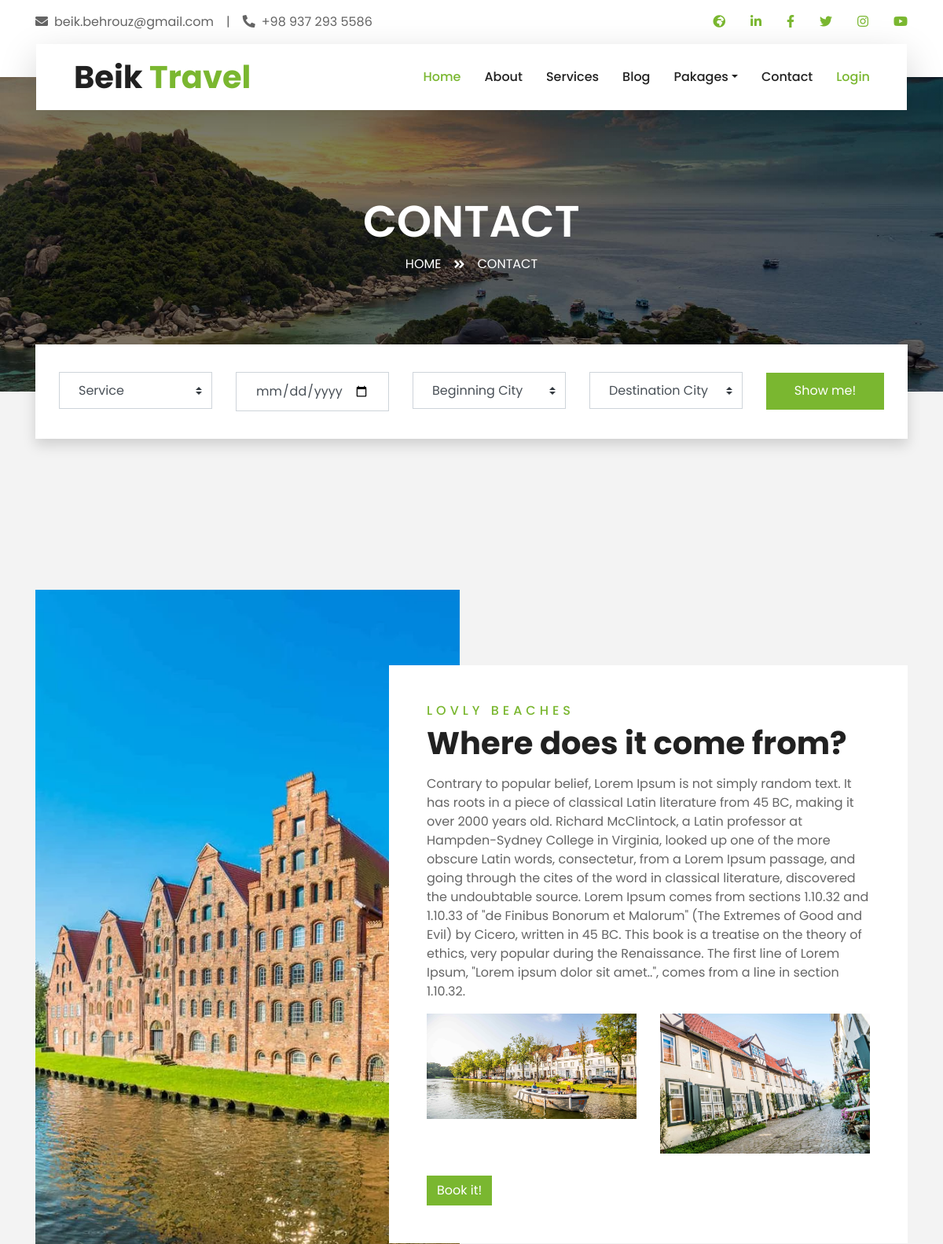
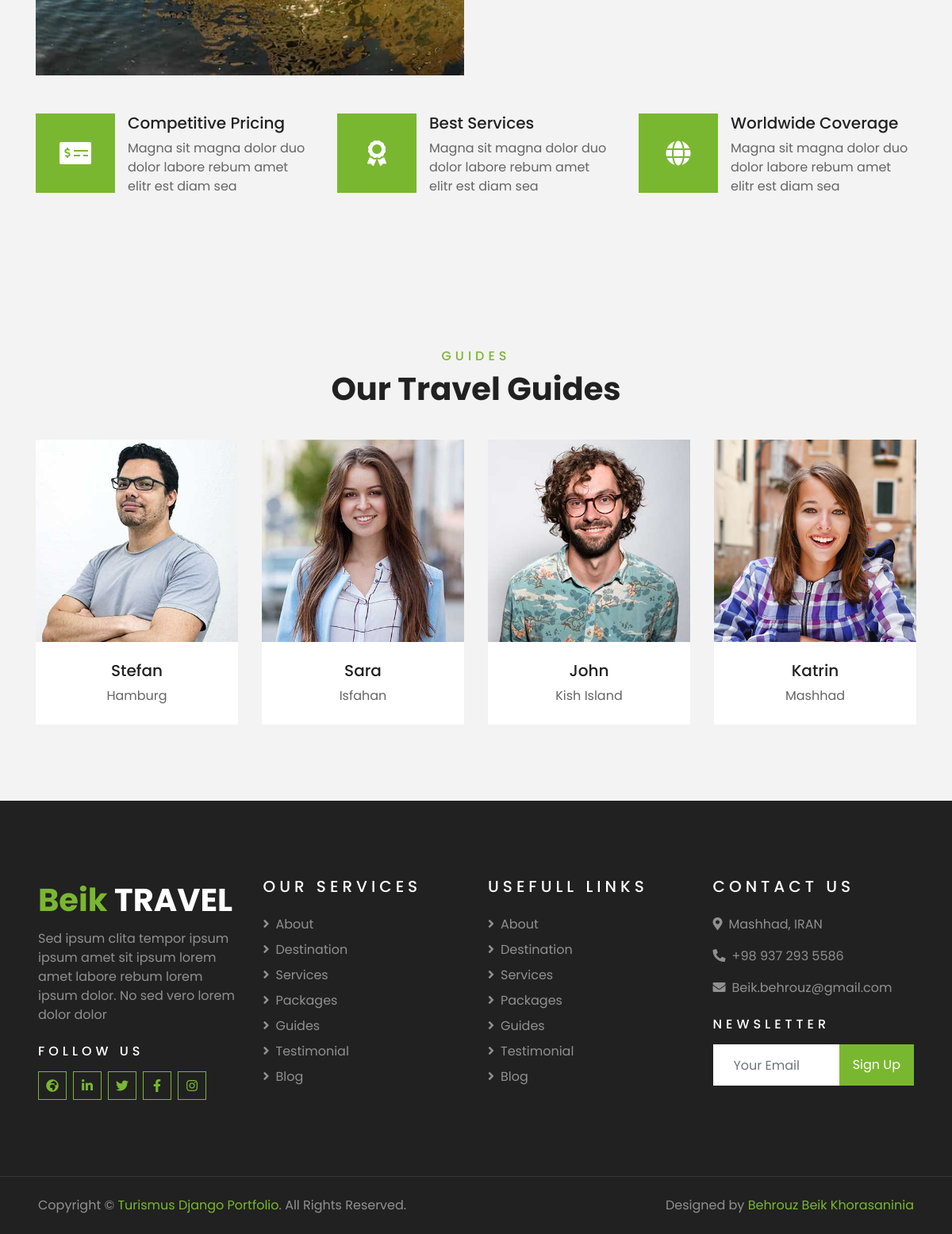
Page /Contact/ on the committed database (2 pictures, top to bottom).
### Blog/models.py (models this page shows, shortened)
class ArticleImg(models.Model):
    title = models.CharField(max_length=15, default="0")
    image = models.ImageField(upload_to='Frame')
    article = models.ForeignKey(Article, on_delete=models.CASCADE)
    imgOrder = models.PositiveIntegerField()

class Article(models.Model):
    STATUS_CHOISES =(
        ('pub' , 'Published'),
        ('drf', 'Draft'),
    )
    PRODUCT_STARS = [
        ('1' , 'Very Bad'),
        ('2', 'Bad'),
        ('3', 'Normal'),
        ('4', 'Good'),
        ('5', 'Perfect'),
    ]
    title = models.CharField(max_length=50)
    frame = models.ForeignKey(Frame, on_delete=models.CASCADE)
    create = models.DateTimeField(auto_now_add=True)
    update = models.DateTimeField(auto_now=True)
    author = models.ForeignKey( CustomUser, on_delete=models.CASCADE )
    status = models.CharField(choices=STATUS_CHOISES,max_length=3,default='drf')

class ArticlePart(models.Model):
    partTitle = models.CharField(max_length=50)
    text = models.TextField()
    article = models.ForeignKey(Article, on_delete=models.CASCADE)
    partOrder = models.PositiveIntegerField()

class ArticleLink(models.Model):
    title = models.CharField(max_length=50, default="0")
    link = models.CharField(max_length=150)
    article = models.ForeignKey(Article, on_delete=models.CASCADE)
    linkOrder = models.PositiveIntegerField()

### Account/models.py (models this page shows, shortened)
class CustomUser (AbstractBaseUser, PermissionsMixin):
    USERTYPE=(
        ('Ma','MASTER'),
        ('Tr','TRAVELER'),
        ('Us','USER'),
        ('Bl','BLOGER'),
        ('Gu', 'GUIDE'),
    )
    username = models.CharField ( max_length=100, blank=True,null=True )
    mobile  = models.CharField ( max_length=15, default='0' )
    email = models.EmailField(unique=True)
    usertype = models.CharField ( max_length=2, choices=USERTYPE, default='Us' )
    firstname  = models.CharField ( blank=True,null=True,max_length=50 )
    lastname  = models.CharField ( blank=True,null=True,max_length=50 )
    first_name  = models.CharField ( blank=True,null=True,max_length=50 )
    last_name  = models.CharField ( blank=True,null=True,max_length=50 )
    unicid  = models.CharField ( max_length=10, unique=True )
    birthday  = models.DateTimeField ( blank=True,null=True )
    gender  = models.BooleanField ( blank=True,null=True )
    status = models.BooleanField(default=False)
    image = models.ImageField ( blank=True,null=True,upload_to='Profile' )
    city = models.ForeignKey(to='Home.City', on_delete=models.CASCADE, blank=True,null=True)
    profesional = models.CharField ( max_length=50, blank=True, null=True )
    is_superuser = models.BooleanField(default=False)
    is_staff = models.BooleanField(default=False)
    is_active = models.BooleanField(default=False)
    date_joined = models.DateTimeField(blank=True, null=True)
    USERNAME_FIELD = 'email'
    EMAIL_FIELD = 'email'
    REQUIRED_FIELDS = []
    objects = UserManager()

### Home/models.py (models this page shows, shortened)
class City (models.Model):
    state = models.ForeignKey(State, on_delete=models.CASCADE)
    city = models.CharField(max_length=50, unique=True)
    image = models.ImageField(upload_to='City', blank=True, null=True)
    home_page_display = models.BooleanField(default=False)
    short_description = models.CharField(max_length=25, blank=True, null=True)

### Home/views.py (the view)
# urls.py: path('Contact/', views.contact, name='contact'),
def contact(request):
    selectedArticle = SpecialPosition.objects.get(title='contact')
    homePageArticle = MyArticle(Article.objects.get(id=selectedArticle.article.id))
    Guides = CustomUser.objects.filter(usertype='Gu').order_by('-id')
    context = {
        'myarticle' : homePageArticle,
        'Guides':Guides,
    }
    return (render(request,'Home/contact.html', context))

### Home/templates/Home/contact.html (shortened to what this page needs)
{% extends '_base.html' %}
{% load static %}
{% block static%}
    <link href="{% static 'lib/owlcarousel/assets/owl.carousel.min.css' %}" rel="stylesheet">
    <link href="{% static 'lib/tempusdominus/css/tempusdominus-bootstrap-4.min.css' %}" rel="stylesheet" />
    <link href="{% static 'css/style.css' %}" rel="stylesheet">
{%endblock%}
{% block body %}
    <div class="container-fluid page-header">
        <div class="container">
            <div class="d-flex flex-column align-items-center justify-content-center" style="min-height: 400px">
                <h3 class="display-4 text-white text-uppercase">contact</h3>
                <div class="d-inline-flex text-white">
                    <p class="m-0 text-uppercase"><a class="text-white" href="{% url 'Home:index' %}">Home</a></p>
                    <i class="fa fa-angle-double-right pt-1 px-3"></i>
                    <p class="m-0 text-uppercase">contact</p>
                </div>
            </div>
        </div>
    </div>
    {% include 'Booking.html' %}
    <div class="container-fluid py-5">
        <div class="container pt-5">
            {% include myarticle.frame %}
        </div>
    </div>
    <div class="container-fluid pb-5">
        <div class="container pb-5">
            <div class="row">
                <div class="col-md-4">
                    <div class="d-flex mb-4 mb-lg-0">
                        <div class="d-flex flex-shrink-0 align-items-center justify-content-center bg-primary mr-3" style="height: 100px; width: 100px;">
                            <i class="fa fa-2x fa-money-check-alt text-white"></i>
                        </div>
                        <div class="d-flex flex-column">
                            <h5 class="">Competitive Pricing</h5>
                            <p class="m-0">Magna sit magna dolor duo dolor labore rebum amet elitr est diam sea</p>
                        </div>
                    </div>
                </div>
                <div class="col-md-4">
                    <div class="d-flex mb-4 mb-lg-0">
                        <div class="d-flex flex-shrink-0 align-items-center justify-content-center bg-primary mr-3" style="height: 100px; width: 100px;">
                            <i class="fa fa-2x fa-award text-white"></i>
                        </div>
                        <div class="d-flex flex-column">
                            <h5 class="">Best Services</h5>
                            <p class="m-0">Magna sit magna dolor duo dolor labore rebum amet elitr est diam sea</p>
                        </div>
                    </div>
                </div>
                <div class="col-md-4">
                    <div class="d-flex mb-4 mb-lg-0">
                        <div class="d-flex flex-shrink-0 align-items-center justify-content-center bg-primary mr-3" style="height: 100px; width: 100px;">
                            <i class="fa fa-2x fa-globe text-white"></i>
                        </div>
                        <div class="d-flex flex-column">
                            <h5 class="">Worldwide Coverage</h5>
                            <p class="m-0">Magna sit magna dolor duo dolor labore rebum amet elitr est diam sea</p>
                        </div>
                    </div>
                </div>
            </div>
        </div>
    </div>
    {% include 'Team.html' %}
{% endblock %}

### templates/blogFrame1.html
{% load static %}
        <div class="row">
            <div class="col-lg-6" style="min-height: 500px;">
                <div class="position-relative h-100">
                    <img class="position-absolute w-100 h-100" src="{{ myarticle.images.0.image.url }}" alt="{{ myarticle.title }}" style="object-fit: cover;">
                </div>
            </div>
            <div class="col-lg-6 pt-5 pb-lg-5">
                <div class="about-text bg-white p-4 p-lg-5 my-lg-5">
                    <h6 class="text-primary text-uppercase" style="letter-spacing: 5px;">{{ myarticle.title }}</h6>
                    <h1 class="mb-3">{{ myarticle.parts.0.partTitle }}</h1>
                    <p>{{ myarticle.parts.0.text }}</p>
                    <div class="row mb-4">
                        <div class="col-6">
                            <img class="img-fluid" src="{{ myarticle.images.1.image.url }}" alt="{{ myarticle.images.1.title }}">
                        </div>
                        <div class="col-6">
                            <img class="img-fluid" src="{{ myarticle.images.2.image.url }}" alt="{ myarticle.images.2.title }}">
                        </div>
                    </div>
                    <a href="{{ myarticle.links.0.link }}" class="btn btn-primary mt-1">{{ myarticle.links.0.title }}</a>
                </div>
            </div>
        </div>

### templates/Team.html (shortened to what this page needs)
<div id="guides" class="container-fluid py-5">
    <div class="container pt-5 pb-3">
        <div class="text-center mb-3 pb-3">
            <h6 class="text-primary text-uppercase" style="letter-spacing: 5px;">Guides</h6>
            <h1>Our Travel Guides</h1>
        </div>
        <div class="row">
            {% for g in Guides %}
            <div class="col-lg-3 col-md-4 col-sm-6 pb-2">
                <div class="team-item bg-white mb-4">
                    <div class="team-img position-relative overflow-hidden">
                        <img class="img-fluid w-100" src="{{ g.image.url }}" alt="{{ g.firstname }}">
                        <div class="team-social">
                        </div>
                    </div>
                    <div class="text-center py-4">
                        <h5 class="text-truncate">{{ g.firstname }}</h5>
                        <p class="m-0">{{ g.city.city }}</p>
                    </div>
                </div>
            </div>
            {% endfor %}
        </div>
    </div>
</div>

### rows in the picture
ArticleImg: images.0.image (picture)
Article: title "LOVLY BEACHES"
ArticlePart: parts.0.partTitle "Where does it come from?", parts.0.text "Contrary to popular belief, Lorem Ipsum is not simply random text. It has roots in a piece of classical Latin literature from 45 BC, making it over 2000 years old. Richard McClintock, a Latin professor at Hampden-Sydney College in Virginia, looked up one of the more obscure Latin words, consectetur, from a Lorem Ipsum passage, and going through the cites of the word in classical literature, discovered the undoubtable source. Lorem Ipsum comes from sections 1.10.32 and 1.10.33 of \"de Finibus Bonorum et Malorum\" (The Extremes of Good and Evil) by Cicero, written in 45 BC. This book is a treatise on the theory of ethics, very popular during the Renaissance. The first line of Lorem Ipsum,…"
ArticleImg: images.1.image (picture)
ArticleImg: images.2.image (picture)
ArticleLink: links.0 "Book it!"
CustomUser: image (picture), firstname "Stefan", city.city "Hamburg"
CustomUser: image (picture), firstname "Sara", city.city "Isfahan"
CustomUser: image (picture), firstname "John", city.city "Kish Island"
CustomUser: image (picture), firstname "Katrin", city.city "Mashhad"
